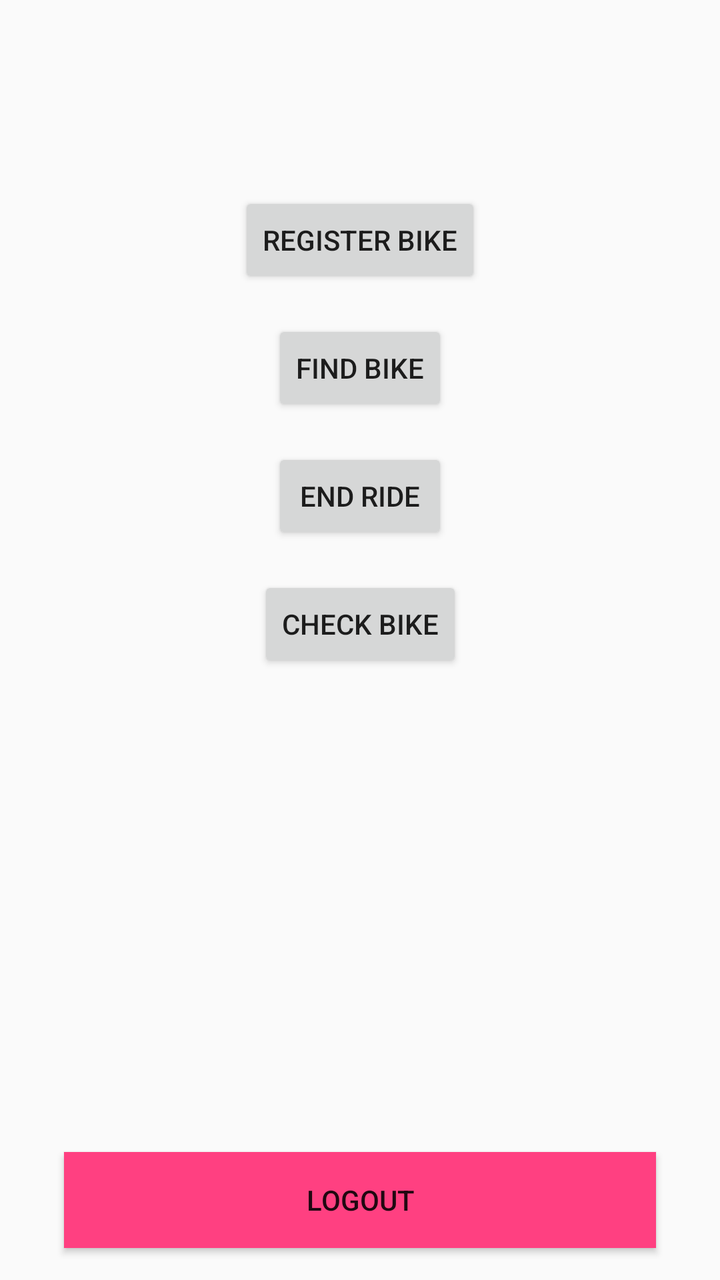
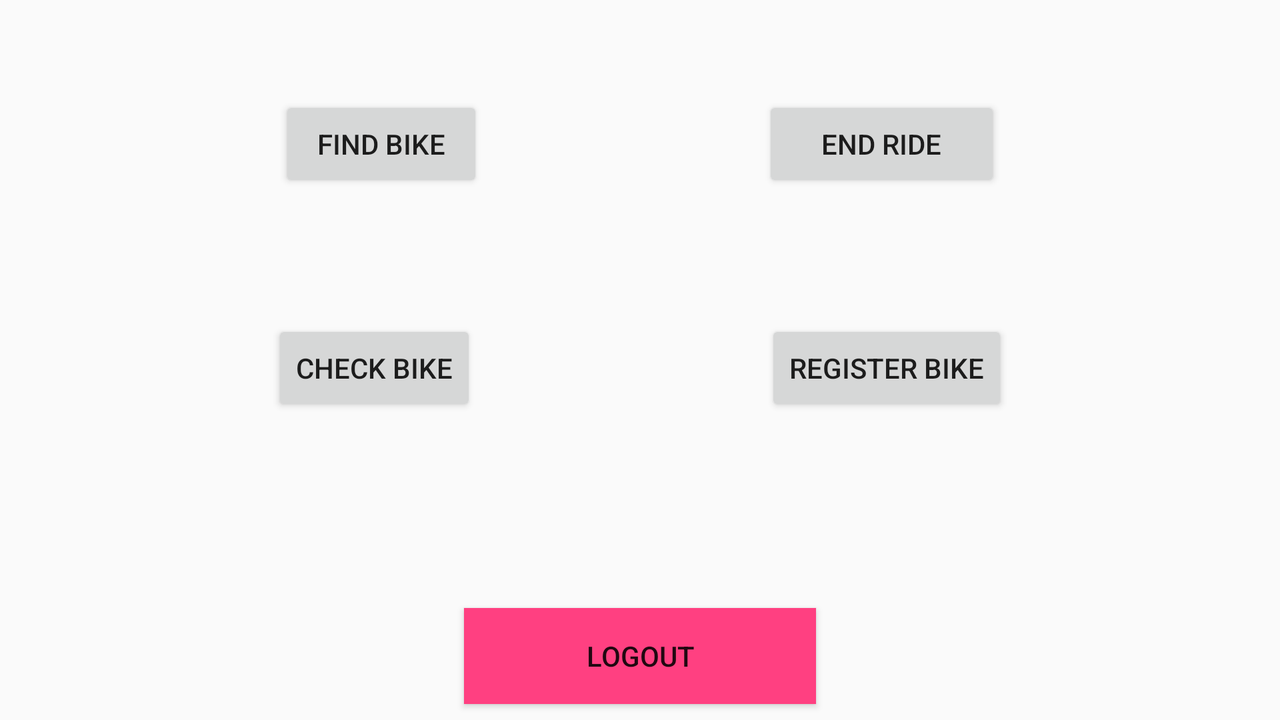

Two renders of one Android screen. The first uses the default layout on a phone; the second uses the alternative layout the repository ships for a different screen configuration, on a matching device. The two XML files are below.
<!-- AndroidManifest.xml: application theme AppTheme -->
<!-- res/layout/fragment_main.xml -->
<?xml version="1.0" encoding="utf-8"?>
<android.support.constraint.ConstraintLayout xmlns:android="http://schemas.android.com/apk/res/android"
    xmlns:app="http://schemas.android.com/apk/res-auto"
    xmlns:tools="http://schemas.android.com/tools"
    android:layout_width="match_parent"
    android:layout_height="match_parent">

    <android.support.constraint.ConstraintLayout
        android:id="@+id/main_layout"
        android:layout_width="match_parent"
        android:layout_height="match_parent"
        app:layout_constraintBottom_toBottomOf="parent"
        app:layout_constraintEnd_toEndOf="parent"
        app:layout_constraintStart_toStartOf="parent"
        app:layout_constraintTop_toTopOf="parent">

        <Button
            android:id="@+id/register_bike"
            android:layout_width="wrap_content"
            android:layout_height="wrap_content"
            android:layout_marginTop="96dp"
            android:text="@string/register_bike"
            app:layout_constraintEnd_toEndOf="parent"
            app:layout_constraintHorizontal_bias="0.5"
            app:layout_constraintStart_toStartOf="parent"
            app:layout_constraintTop_toTopOf="parent" />

        <Button
            android:id="@+id/find_bike"
            android:layout_width="wrap_content"
            android:layout_height="wrap_content"
            android:layout_marginTop="16dp"
            android:text="@string/find_bike"
            app:layout_constraintEnd_toEndOf="parent"
            app:layout_constraintHorizontal_bias="0.5"
            app:layout_constraintStart_toStartOf="parent"
            app:layout_constraintTop_toBottomOf="@+id/register_bike" />

        <Button
            android:id="@+id/end_ride"
            android:layout_width="wrap_content"
            android:layout_height="wrap_content"
            android:layout_marginTop="16dp"
            android:text="@string/end_ride"
            app:layout_constraintEnd_toEndOf="parent"
            app:layout_constraintHorizontal_bias="0.5"
            app:layout_constraintStart_toStartOf="parent"
            app:layout_constraintTop_toBottomOf="@+id/find_bike" />

        <Button
            android:id="@+id/check_bike"
            android:layout_width="wrap_content"
            android:layout_height="wrap_content"
            android:layout_marginTop="16dp"
            android:text="@string/check_bike"
            app:layout_constraintEnd_toEndOf="parent"
            app:layout_constraintHorizontal_bias="0.5"
            app:layout_constraintStart_toStartOf="parent"
            app:layout_constraintTop_toBottomOf="@+id/end_ride" />

        <Button
            android:id="@+id/logout_btn"
            android:layout_width="0dp"
            android:layout_height="wrap_content"
            android:layout_marginBottom="16dp"
            android:layout_marginEnd="32dp"
            android:layout_marginStart="32dp"
            android:background="@color/colorAccent"
            android:text="@string/logout"
            app:layout_constraintBottom_toBottomOf="parent"
            app:layout_constraintEnd_toEndOf="parent"
            app:layout_constraintHorizontal_bias="0.5"
            app:layout_constraintStart_toStartOf="parent" />
    </android.support.constraint.ConstraintLayout>

    
    <ProgressBar
        android:id="@+id/progressBar_main"
        style="?android:attr/progressBarStyleLarge"
        android:layout_width="wrap_content"
        android:layout_height="wrap_content"
        android:visibility="gone"
        app:layout_constraintBottom_toTopOf="@+id/main_layout"
        app:layout_constraintEnd_toStartOf="@+id/main_layout"
        app:layout_constraintHorizontal_bias="0.5"
        app:layout_constraintStart_toEndOf="@+id/main_layout"
        app:layout_constraintTop_toBottomOf="@+id/main_layout" />

</android.support.constraint.ConstraintLayout>
<!-- resources referenced by this layout -->
<resources>
  <color name="colorAccent">#FF4081</color>
  <string name="check_bike">Check bike</string>
  <string name="end_ride">End Ride</string>
  <string name="find_bike">Find Bike</string>
  <string name="logout">Logout</string>
  <string name="register_bike">Register Bike</string>
  <style name="AppTheme" parent="Theme.AppCompat.Light.DarkActionBar">
          
          <item name="colorPrimary">@color/colorPrimary</item>
          <item name="colorPrimaryDark">@color/colorPrimaryDark</item>
          <item name="colorAccent">@color/colorAccent</item>
          
      </style>
  <color name="colorPrimary">#3f51b5</color>
  <color name="colorPrimaryDark">#303F9F</color>
</resources>
<!-- res/layout-land/fragment_main.xml (the repository's variant of the layout above) -->
<!-- drawn on the phone turned sideways -->
<?xml version="1.0" encoding="utf-8"?>
<android.support.constraint.ConstraintLayout xmlns:android="http://schemas.android.com/apk/res/android"
    xmlns:app="http://schemas.android.com/apk/res-auto"
    xmlns:tools="http://schemas.android.com/tools"
    android:layout_width="match_parent"
    android:layout_height="match_parent">

    <android.support.constraint.ConstraintLayout
        android:id="@+id/main_layout"
        android:layout_width="match_parent"
        android:layout_height="match_parent"
        app:layout_constraintBottom_toBottomOf="parent"
        app:layout_constraintEnd_toEndOf="parent"
        app:layout_constraintStart_toStartOf="parent"
        app:layout_constraintTop_toTopOf="parent">

        <Button
            android:id="@+id/register_bike"
            android:layout_width="wrap_content"
            android:layout_height="wrap_content"
            android:layout_marginTop="64dp"
            android:text="Register Bike"
            app:layout_constraintEnd_toEndOf="parent"
            app:layout_constraintHorizontal_bias="0.5"
            app:layout_constraintStart_toEndOf="@+id/check_bike"
            app:layout_constraintTop_toBottomOf="@+id/end_ride" />

        <Button
            android:id="@+id/find_bike"
            android:layout_width="102dp"
            android:layout_height="wrap_content"
            android:layout_marginTop="48dp"
            android:text="Find Bike"
            app:layout_constraintEnd_toStartOf="@+id/end_ride"
            app:layout_constraintHorizontal_bias="0.5"
            app:layout_constraintStart_toStartOf="parent"
            app:layout_constraintTop_toTopOf="parent" />

        <Button
            android:id="@+id/end_ride"
            android:layout_width="119dp"
            android:layout_height="wrap_content"
            android:layout_marginTop="48dp"
            android:text="End Ride"
            app:layout_constraintBottom_toTopOf="@+id/register_bike"
            app:layout_constraintEnd_toEndOf="parent"
            app:layout_constraintHorizontal_bias="0.5"
            app:layout_constraintStart_toEndOf="@+id/find_bike"
            app:layout_constraintTop_toTopOf="parent" />

        <Button
            android:id="@+id/check_bike"
            android:layout_width="wrap_content"
            android:layout_height="wrap_content"
            android:layout_marginEnd="8dp"
            android:layout_marginTop="64dp"
            android:text="Check bike"
            app:layout_constraintEnd_toStartOf="@+id/register_bike"
            app:layout_constraintStart_toStartOf="parent"
            app:layout_constraintTop_toBottomOf="@+id/find_bike" />

        <Button
            android:id="@+id/logout_btn"
            android:layout_width="176dp"
            android:layout_height="wrap_content"
            android:layout_marginBottom="8dp"
            android:layout_marginEnd="8dp"
            android:layout_marginStart="8dp"
            android:background="@color/colorAccent"
            android:text="Logout"
            app:layout_constraintBottom_toBottomOf="parent"
            app:layout_constraintEnd_toEndOf="parent"
            app:layout_constraintStart_toStartOf="parent" />
    </android.support.constraint.ConstraintLayout>

    <ProgressBar
        android:id="@+id/progressBar_main"
        style="?android:attr/progressBarStyleLarge"
        android:layout_width="wrap_content"
        android:layout_height="wrap_content"
        android:visibility="gone"
        app:layout_constraintBottom_toTopOf="@+id/main_layout"
        app:layout_constraintEnd_toStartOf="@+id/main_layout"
        app:layout_constraintHorizontal_bias="0.5"
        app:layout_constraintStart_toEndOf="@+id/main_layout"
        app:layout_constraintTop_toBottomOf="@+id/main_layout" />

</android.support.constraint.ConstraintLayout>
<!-- resources referenced by the variant -->
<!-- as the phone turned sideways resolves them -->
<resources>
  <color name="colorAccent">#FF4081</color>
  <style name="AppTheme" parent="Theme.AppCompat.Light.DarkActionBar">
          
          <item name="colorPrimary">@color/colorPrimary</item>
          <item name="colorPrimaryDark">@color/colorPrimaryDark</item>
          <item name="colorAccent">@color/colorAccent</item>
          
      </style>
  <color name="colorPrimary">#3f51b5</color>
  <color name="colorPrimaryDark">#303F9F</color>
</resources>
